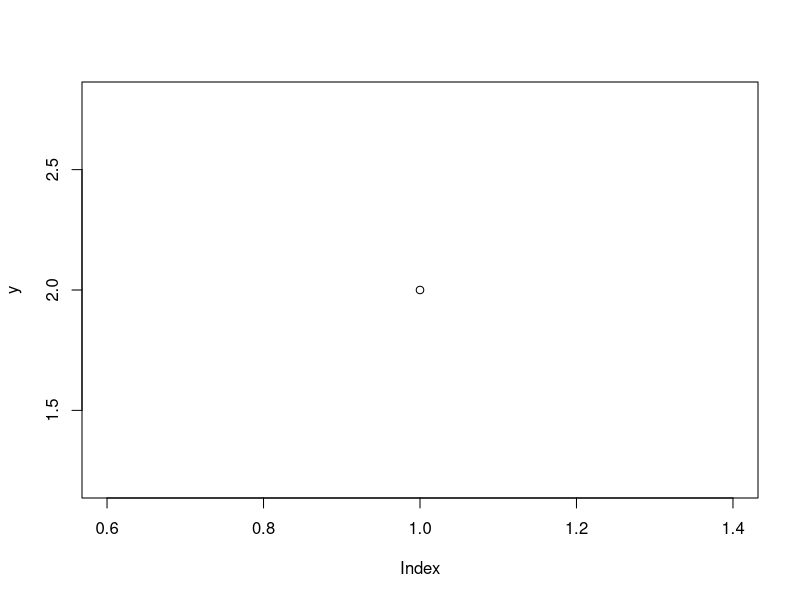
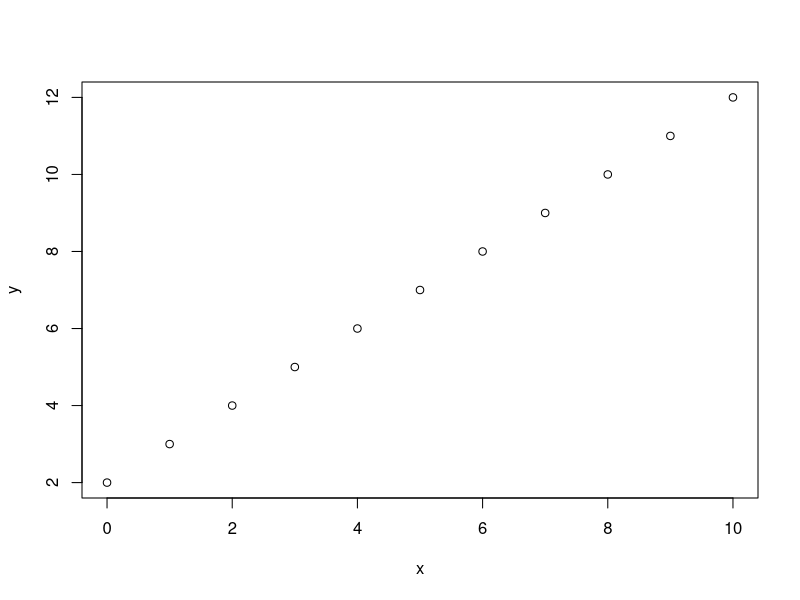

The R source for these figures, in order: (Note: this script raises an error after producing the figures.)
## demo RStudio

# string line, y = a * x + b

## on point example
## x = 0, should yield intercept with y-axis (intercept)
a <- 1
b <- 2
x <- 0

y <- (a * x) + b
y

plot(y)

## series
x <- c(0:10)
y = (a * x) + b

## plots
## base-R
plot (y ~ x)

## ggplot
tibble(
  x = x,
  y = y) %>%
  ggplot(aes(x = x, y = y)) +
  geom_point() +
  geom_line() +
  ylim(c(0, 20)) +
  xlim(0, 10)

## function (assume we want to create multiple lines)
create_straight_line <- function(x, a, b, name){
  y <- (a * x) + b
  return(tibble(x = x, y = y, line_name = name))
}

## test function
df_test <- create_straight_line(x = c(0:10), a = 1, b = 2, name = "test")

## plot function
plot_line <- function(df){
  df %>%
    ggplot(aes(x = x, y = y)) +
    geom_point() +
    geom_line() +
    ggtitle(unique(df$line_name))
}

## test
plot_line(df = df_test)

## multiple combinations values for a
map2_df(
  .x = c(-5:5),
  .y = c(-5:5),
  .f = create_straight_line,
  b = 2,
  x = c(0:10)
) %>%
  mutate(line_name = as_factor(line_name)) %>%
  ggplot(aes(x = x, y = y)) +
  geom_point(aes(colour = line_name)) +
  geom_line(aes(colour = line_name))


## multiple combinations values for b
map2_df(
  .x = c(-5:5),
  .y = c(-5:5),
  .f = create_straight_line,
  a = 2,
  x = c(0:10)
) %>%
  mutate(line_name = as_factor(line_name)) %>%
  ggplot(aes(x = x, y = y)) +
  geom_point(aes(colour = line_name)) +
  geom_line(aes(colour = line_name))

